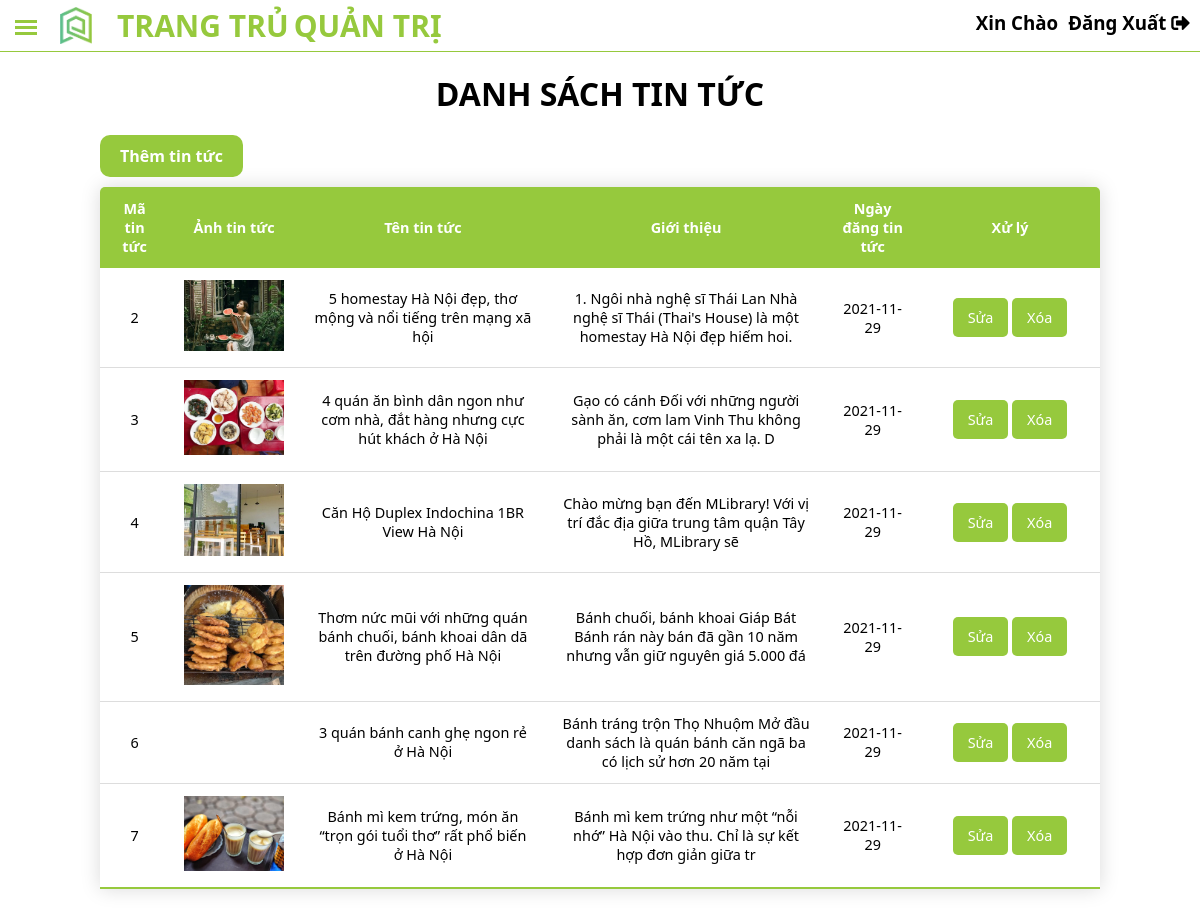
Screenshot of /tin_tuc/adshow_tt.php with the database file from the repository.
### tables this page shows
CREATE TABLE `tin_tuc` (
  `ma_tin` int(11) NOT NULL,
  `ten_tin` varchar(2255) NOT NULL,
  `anh_tin` varchar(255) NOT NULL,
  `gioi_thieu` text NOT NULL,
  `ngay_tin` date NOT NULL
);

### database/database.php (called while the page is built, shortened)
<?php
class database
{
   public $conn;
   public function connect()
   {
      try {
         $this->conn = new PDO("mysql:host=localhost;dbname=du_an1; charset=utf8", "root", "");
         $this->conn->setAttribute(PDO::ATTR_ERRMODE, PDO::ERRMODE_EXCEPTION);
      } catch (PDOException $error) {
         echo "lỗi kết nối:" . $error->getMessage();
      }
   }
   public function select_all($sql_all)
   {
      try {
         $stmt = $this->conn->prepare($sql_all);
         $stmt->execute();
         $result = $stmt->fetchAll(PDO::FETCH_ASSOC);
         return $result;
      } catch (PDOException $error) {
         echo "lỗi kết nối:" . $error->getMessage();
      } finally {
         unset($conn);
      }
   }
}

### class/class.php (called while the page is built, shortened)
<?php
include_once "../database/database.php";
class user_class
{
    public $controll;
    public function __construct()
    {
        $this->controll = new database();
    }
    public function show_tintuc()
    {
        $show_tintuc = "SELECT * FROM tin_tuc ";
        $result = $this->controll->select_all($show_tintuc);
        return $result;
    }
}

### tin_tuc/adshow_tt.php (the view, shortened to what this page needs)
<?php include_once "../class/class.php"; ?>
<?php include_once "../admin/admin.php"; ?>
<div class="container">
  <?php
  $list_product = new user_class();
  ?>
  <h1>Danh sách tin tức</h1>
  <a class="add" href="./insert_tt.php">Thêm tin tức</a>
  <table class="content-table">
    <thead>
      <tr>
        <th>Mã tin tức</th>
        <th>Ảnh tin tức</th>
        <th>Tên tin tức</th>
        <th>Giới thiệu</th>
        <th>Ngày đăng tin tức</th>
        <th style="width: 180px;">Xử lý</th>
      </tr>
    </thead>
    <tbody>
      <?php
      $users = $list_product->show_tintuc();
      foreach ($users as $rows) {
      ?>
        <tr>
          <td><?php echo $rows['ma_tin'] ?></td>
          <td><img src="../img/anh_tt/<?php echo $rows['anh_tin']; ?>" alt=""></td>
          <td><?php echo $rows['ten_tin']; ?></td>
          <td><?php echo substr($rows['gioi_thieu'], 0, 120); ?></td>
          <td><?php echo $rows['ngay_tin']; ?></td>
          <td><a class="edit" href="update_tt.php?update_tintuc=<?php echo $rows['ma_tin']; ?>">Sửa</a>
            <a class="delete" onclick="return confirm('Bạn có chắc muốn xóa bản tin này không?')" href="adshow_tt.php?delid=<?php echo $rows['ma_tin']; ?>">Xóa</a>
          </td>
        </tr>
      <?php } ?>
    </tbody>
  </table>
</div>

### css/admin.css (style rules this page uses)
* { margin: 0; padding: 0; box-sizing: border-box; outline: none; font-family: 'Segoe UI', Tahoma, Geneva, Verdana, sans-serif; }
.container { max-width: 1000px; text-align: center; margin: auto; }

### tin_tuc/adshow_tt.php (style rules this page uses)
.container { max-width: 1000px; margin: auto; }
.container h1 { text-transform: uppercase; padding: 20px 0; }
.container .add { float: left; padding: 10px 20px; margin-bottom: 10px; background-color: #96c93d; border-radius: 10px; text-decoration: none; color: #fff; font-weight: bold; transition: all 0.3s ease-in-out; }
.content-table { border-collapse: collapse; margin: 25px 0; font-size: 0.9em; width: 1000px; border-radius: 5px 5px 0 0; overflow: hidden; box-shadow: 0 0 20px rgba(0, 0, 0, 0.15); }
.content-table thead tr { background-color: #96c93d; color: #ffffff; text-align: center; font-weight: bold; }
.content-table th, .content-table td { padding: 12px 15px; }
.content-table tbody tr { border-bottom: 1px solid #dddddd; transition: all 0.3s ease-in-out; }
.content-table td img { width: 100px; }
.content-table td .edit, .content-table td .delete { text-decoration: none; color: #fff; padding: 10px 15px; background-color: #96c93d; border-radius: 5px; transition: all 0.3s ease-in-out; }
.content-table tbody tr:last-of-type { border-bottom: 2px solid #96c93d; }

### rows the page displays
tin_tuc: ma_tin "2", anh_tin (picture), ten_tin "5 homestay Hà Nội đẹp, thơ mộng và nổi tiếng trên mạng xã hội", gioi_thieu "1. Ngôi nhà nghệ sĩ Thái Lan Nhà nghệ sĩ Thái (Thai's House) là một homestay Hà Nội đẹp hiếm hoi.", ngay_tin "2021-11-29"
tin_tuc: ma_tin "3", anh_tin (picture), ten_tin "4 quán ăn bình dân ngon như cơm nhà, đắt hàng nhưng cực hút khách ở Hà Nội", gioi_thieu "Gạo có cánh Đối với những người sành ăn, cơm lam Vinh Thu không phải là một cái tên xa lạ. D", ngay_tin "2021-11-29"
tin_tuc: ma_tin "4", anh_tin (picture), ten_tin "Căn Hộ Duplex Indochina 1BR View Hà Nội", gioi_thieu "Chào mừng bạn đến MLibrary! Với vị trí đắc địa giữa trung tâm quận Tây Hồ, MLibrary sẽ", ngay_tin "2021-11-29"
tin_tuc: ma_tin "5", anh_tin (picture), ten_tin "Thơm nức mũi với những quán bánh chuối, bánh khoai dân dã trên đường phố Hà Nội", gioi_thieu "Bánh chuối, bánh khoai Giáp Bát Bánh rán này bán đã gần 10 năm nhưng vẫn giữ nguyên giá 5.000 đá", ngay_tin "2021-11-29"
tin_tuc: ma_tin "6", ten_tin "3 quán bánh canh ghẹ ngon rẻ ở Hà Nội", gioi_thieu "Bánh tráng trộn Thọ Nhuộm Mở đầu danh sách là quán bánh căn ngã ba có lịch sử hơn 20 năm tại", ngay_tin "2021-11-29"
tin_tuc: ma_tin "7", anh_tin (picture), ten_tin "Bánh mì kem trứng, món ăn “trọn gói tuổi thơ” rất phổ biến ở Hà Nội", gioi_thieu "Bánh mì kem trứng như một “nỗi nhớ” Hà Nội vào thu. Chỉ là sự kết hợp đơn giản giữa tr", ngay_tin "2021-11-29"
